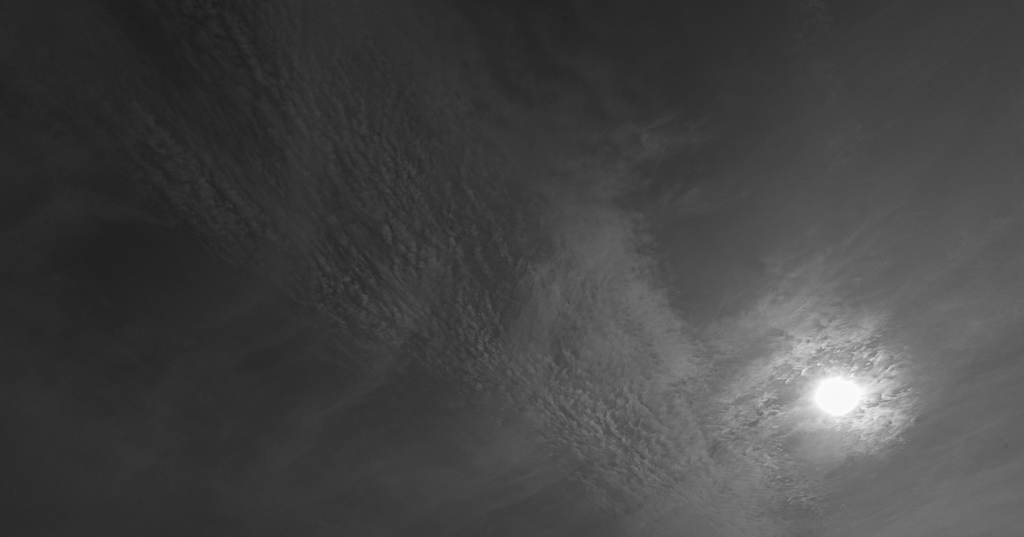
#> input picture assignment3/assignment3/samples/clouds.jpg, 1024 x 537 px
$ python equalize_clahe.py samples/clouds.jpg out.png
#> lines starting #> are read from the running program, lines starting #| are printed output that depends on the picture
import numpy as np
from skimage import io, exposure
import sys, argparse


def clahe_image(img, clip, wsize):
    return exposure.equalize_adapthist(img, wsize, clip)

def convert_image(input_image, output_image, clip, wsize):
#> called with input_image = 'samples/clouds.jpg', output_image = 'out.png', clip = 0.01
    image = (io.imread(input_image, as_gray=True)*255).astype(np.uint8)
#> image: shape (537, 1024); min 28, max 253, mean 68.1
    output = (clahe_image(image, clip, wsize)*255).astype(np.uint8)
#> in clahe_image, `return exposure.equalize_adapthist(img, wsize, clip)`:
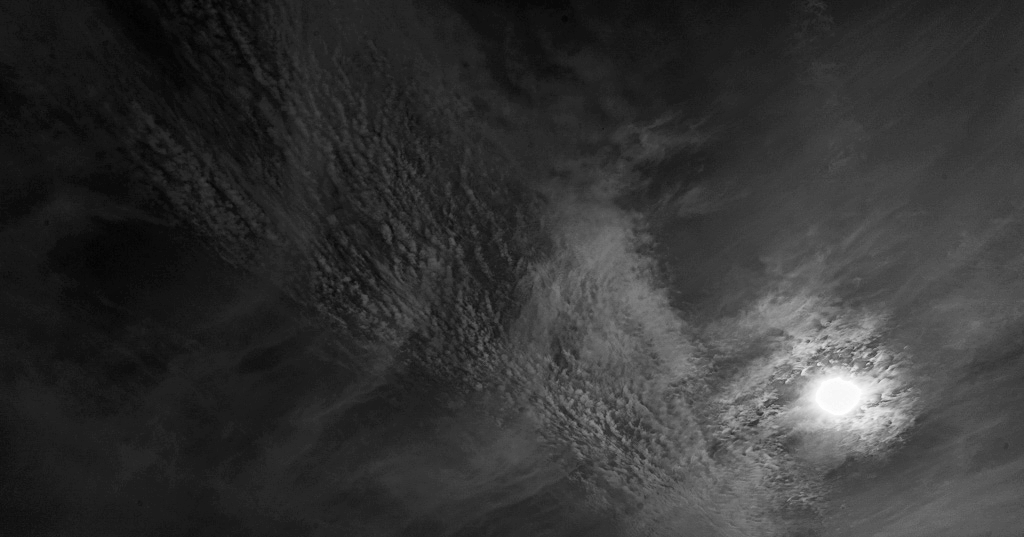
#> returned value: shape (537, 1024) float64; min 0, max 1, mean 0.204
    io.imsave(output_image, output)

if __name__ == '__main__':
    parser = argparse.ArgumentParser()
    parser.add_argument("input", type=str)
    parser.add_argument("output", type=str)
    parser.add_argument("--clip", type=float, default=0.01)
    parser.add_argument("--wsize", type=int, default=None)
    args = parser.parse_args()
    convert_image(args.input, args.output, args.clip, args.wsize)

$ run again, on assignment3/assignment3/samples/stones.jpg
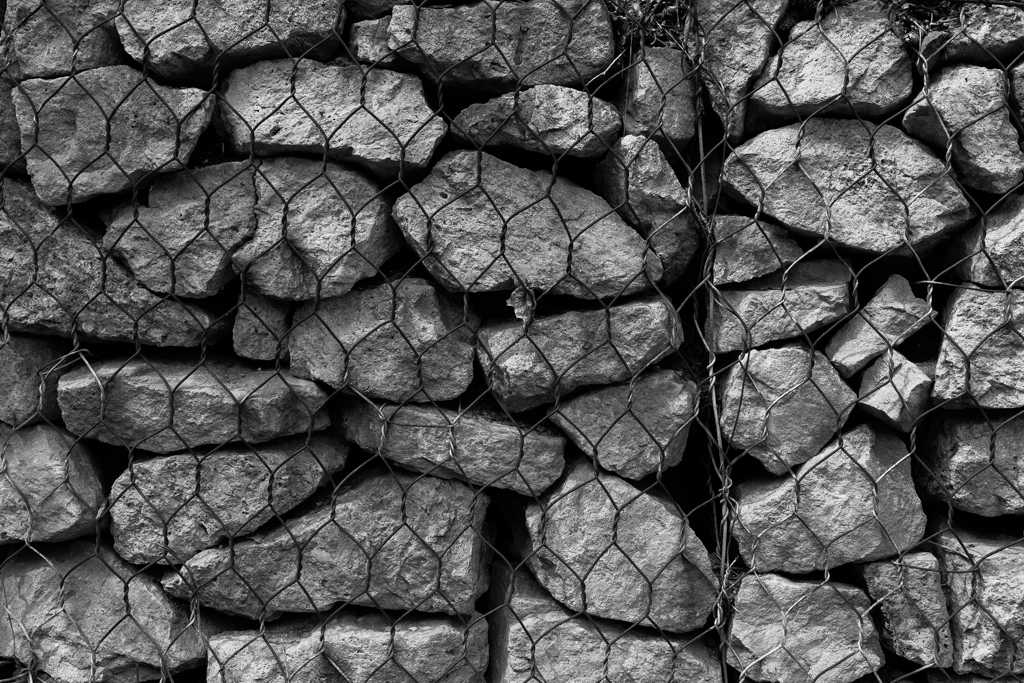
#> input picture assignment3/assignment3/samples/stones.jpg, 1024 x 683 px
#> in clahe_image, `return exposure.equalize_adapthist(img, wsize, clip)`:
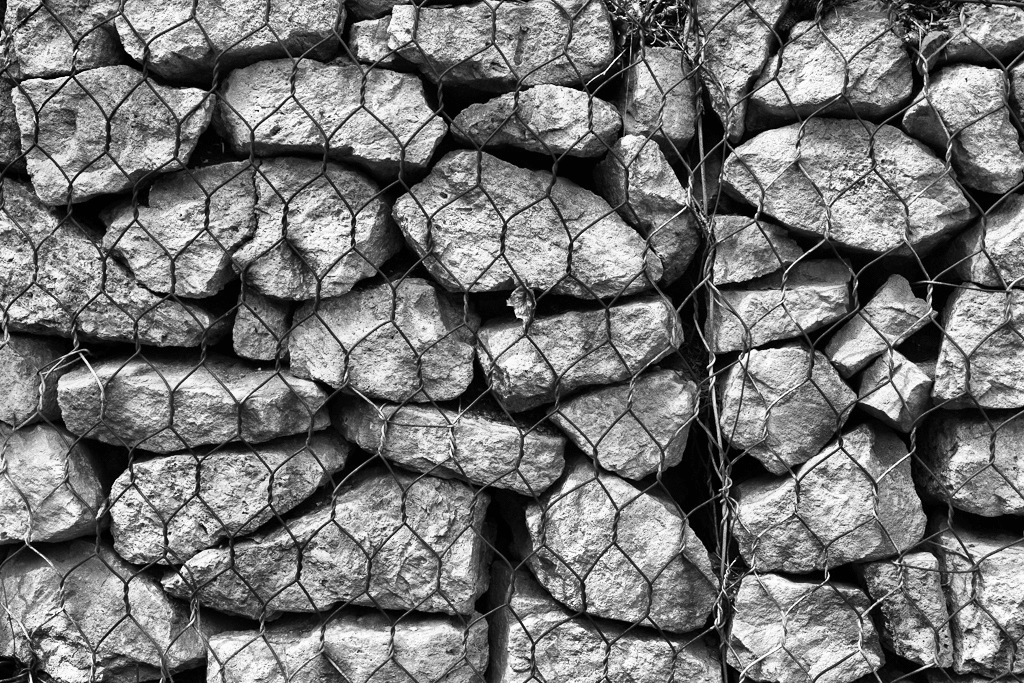
#> returned value: shape (683, 1024) float64; min 0, max 1, mean 0.464
